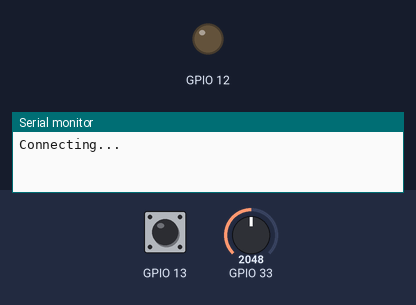
The sketch below on a simulated ESP32. On the bench: output pins drawn as LEDs (lit = HIGH), the last lines printed to the serial monitor. Dashed ring = blinking. Inputs (shaded band) come from the test bench; at power-on: GPIO 33 = 2048, GPIO 13 HIGH. WiFi joins after 1.5 s; servers stay silent unless stated; uploads are accepted with an empty reply.

Above: at 0.1 s.
At 2.4 s:
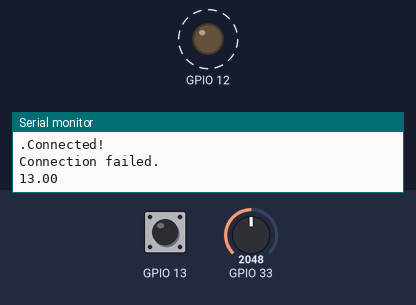
3.0 s: GPIO 33 set to 1228
6.2 s: GPIO 33 set to 491
At 6.3 s:
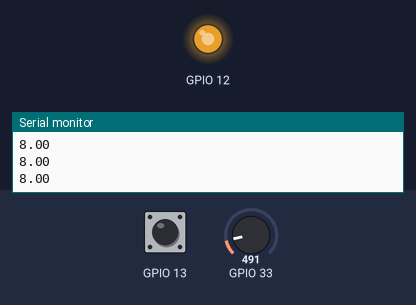
Timing chart, 0 to 15.4 s (numbered marks = the images above; inputs shaded):
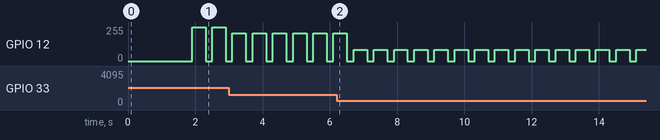

Measured:
- by itself, GPIO 12: alternates 83/255 for 0.40 s and 0/255 for 0.20 s

The sketch:

main2.ino
```cpp
#include <HTTPClient.h>
#include <WiFi.h>
#include <WiFiAP.h>
#include <WiFiClient.h>
#include <WiFiGeneric.h>
#include <WiFiMulti.h>
#include <WiFiSTA.h>
#include <WiFiScan.h>
#include <WiFiServer.h>
#include <WiFiType.h>
#include <WiFiUdp.h>

const char* ssid = "Tozeli";
const char* password = "69VvHz1$8k#a02b";
const char* get = "http://192.168.15.7:5000/monitor/get";
const char* post = "http://192.168.15.7:5000/monitor/post";

HTTPClient http;
#define UPDATE_DELAY_MS 5000

float analog;
int i = 4;

void setup() {
  WiFi.begin(ssid,password,6);
  while(WiFi.status() != WL_CONNECTED){
    //Wait for WiFi connection
    Serial.println("Connecting...");
    delay(100);
    Serial.print(".");
  }
  Serial.println("Connected!");


  Serial.begin(9600);
  pinMode(12, OUTPUT);
  pinMode(13, INPUT_PULLUP);

  http.begin(post);

  if(http.GET() > 0){
    Serial.println("Connection was a success.");
  }
  else{
    Serial.println("Connection failed.");
    http.end();
  }

}

void loop() {

  digitalWrite(12, LOW);
  delay(200);

  analog = map(analogRead(33), 0, 1500, 0.0, 10.0);
  analogWrite(12, map(analogRead(33), 0, 1500, 0, 255));

  Serial.println(analog);


  if(digitalRead(13) == HIGH){
    http.addHeader("Content-Type", "application/json");
    String postData = "{\"Id\":" + String(i) + ",\"WaterLevel\":" + String(analog) + "}";

    int httpResponseCode = http.POST(postData);
    if(httpResponseCode > 0){
        Serial.println(http.getString());
    } else{
        Serial.println("Error: ");
        Serial.print(httpResponseCode);
    }
  }

  i++;
  delay(200);
}
```
